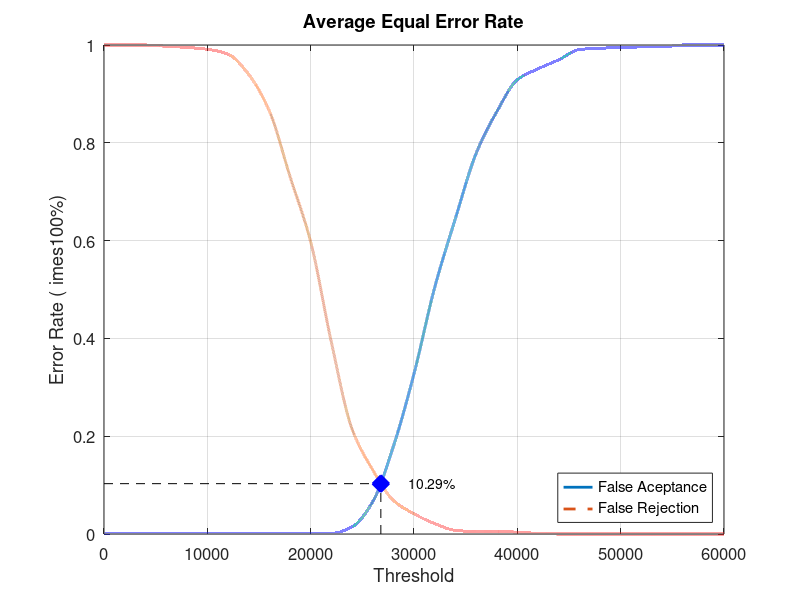
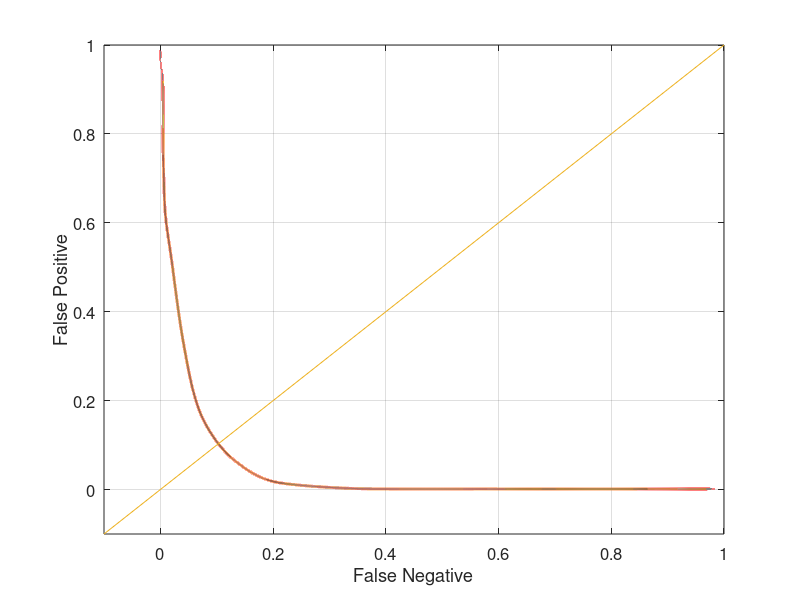

The MATLAB script that drew these images, in order:
close all;
clear;
clc;
x = 0:2000:60000;
xq = 0:0.5:60000;

y0 = [0 0.00131579 0.00131579 0.00131579 0.00131579 0.00131579 0.00131579 0.00131579 0.00131579 0.00131579 0.00131579 0.00131579 0.0144737 0.0657895 0.178947 0.327632 0.503947 0.644737 0.777632 0.863158 0.928947 0.951316 0.969737 0.990789 0.993421 0.994737 0.996053 0.996053 1 1 1]
yy0 = interp1(x, y0, xq, 'pchip');
y1 = [1 1 1 0.9975 0.995 0.99125 0.98125 0.94 0.865 0.73125 0.5975 0.3925 0.215 0.13125 0.06875 0.04125 0.02125 0.0075 0.005 0.005 0.00375 0.00125 0 0 0 0 0 0 0 0 0]
yy1 = interp1(x, y1, xq, 'pchip');

% Calculating EER: 
y2 = abs(y0 - y1);
find(y2 == min(y2))
yy2 = abs(yy0 - yy1);
xEER = find(yy2 == min(yy2));
xEERIndex = xq(xEER) % X-axis EER
yEER = yy0(xEER) % Y-axis EER

main = figure
plot(xq, yy0,'-','LineWidth', 2);	hold on
plot(xq, yy1,'--','LineWidth', 2);	hold on
plot([xEERIndex xEERIndex], [0 yEER], 'k--');	hold on
plot([0 xEERIndex], [yEER yEER], 'k--');	hold on
plot(xEERIndex, yEER, 'bx', 'LineWidth', 10);	hold on
text(xEERIndex + 10 * xEERIndex / 100, yEER, [num2str(round((10000 * yEER)) / 100) '%'])
legend('False Aceptance', 'False Rejection', 'Location', 'SouthEast')
xlabel('Threshold')
ylabel('Error Rate (	imes100%)')
title('Average Equal Error Rate')
set(gca, 'FontSize', 12)
axis([0 60000 0 1])
grid on

print(main, 'Experiment1AverageMain', '-dpng');
FNRxFPR = figure('Color', [1 1 1]);
plot(yy1, yy0, '-', yy1, yy0, 'LineWidth', 2);
hold on
y = -0.1:0.1:1
plot(y, y); 
set(gca, 'FontSize', 12)
xlabel('False Negative')
ylabel('False Positive')
axis([-0.1 1 -0.1 1])
set(gca, 'FontSize', 12)
grid on

print(FNRxFPR, 'Experiment1AverageFNRxFPR','-dpng');
